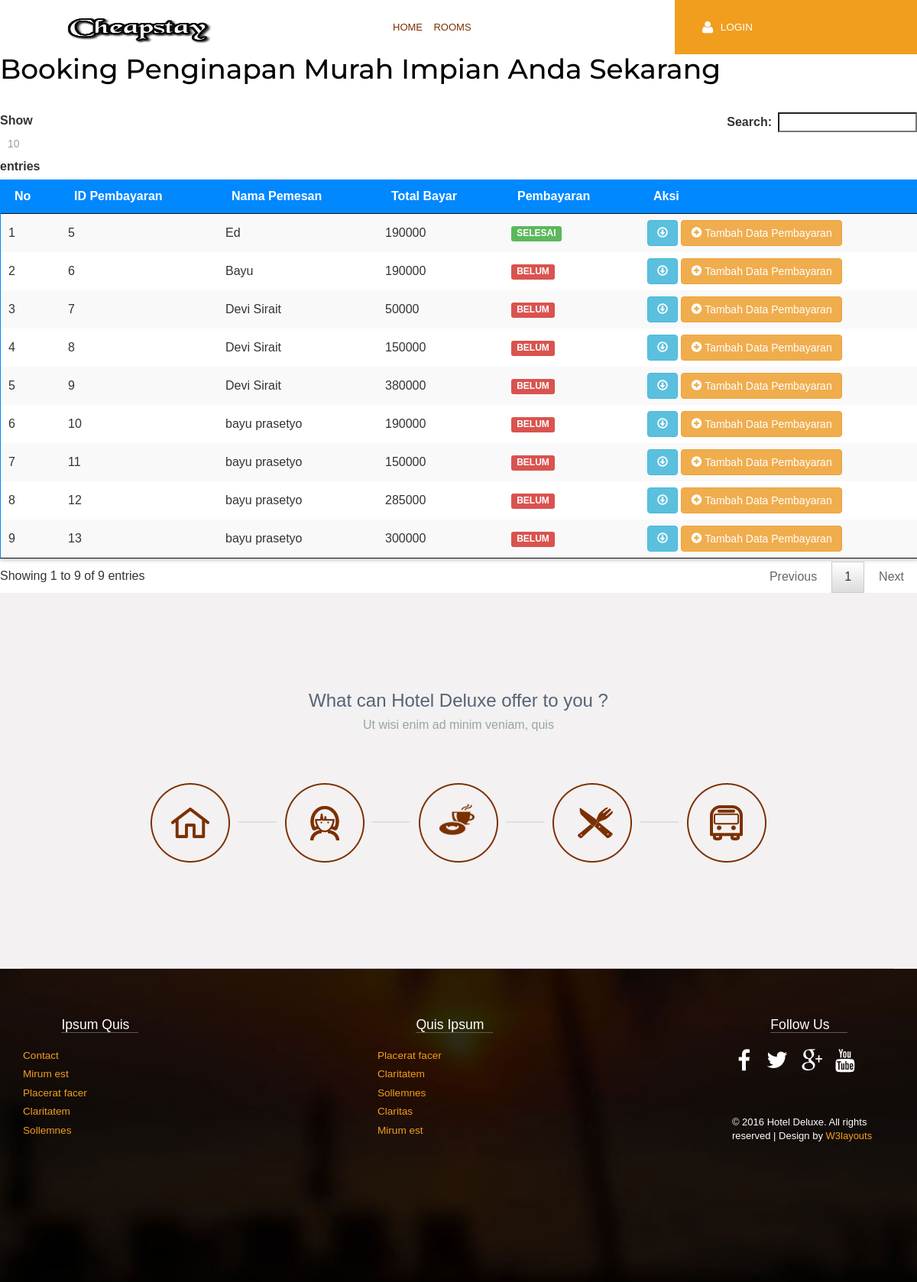
The app's page /daftar_bayar.php with its own data.
### tables this page shows
CREATE TABLE `pemesan` (
  `id` int(5) NOT NULL,
  `nama` varchar(30) NOT NULL,
  `nomor` varchar(15) NOT NULL,
  `email` varchar(30) NOT NULL,
  `permintaan` text NOT NULL,
  `extrabed` int(5) NOT NULL,
  `total` int(20) NOT NULL,
  `terbayar` int(10) NOT NULL,
  `file` varchar(50) NOT NULL,
  `id_user` int(20) NOT NULL,
  `id_hotel` int(10) NOT NULL
);

### daftar_bayar.php (the view, shortened to what this page needs)
<!DOCTYPE HTML>
<html>
<head>
<link href="css/bootstrap.css" rel='stylesheet' type='text/css' />
<link href="css/style.css" rel='stylesheet' type='text/css' />
<link href="css/animate.css" rel='stylesheet' type='text/css' />
<link rel="stylesheet" href="css/jquery.dataTables.min.css">
<link rel="stylesheet" href="css/jquery.dataTables.min.css">
</head>
<body>
<div class="header">
       <div class="col-sm-8 header-left">
           <div class="logo">
            <a href="index.php"><img src="images/logo2.png"style="height: 40px; width: 200px " alt=""/></a>
           </div>
           <div class="menu">
                <ul class="nav" id="nav">
                  <li><a href="index.php">Home</a></li>
                  <li><a href="rooms2.php">Rooms</a></li>
              </ul>
            </div>
              <div class="clearfix"></div>
            </div>
          <?php
          if(isset($_SESSION['is_logged_in'])){
            if($_SESSION['level']==1){
            echo "
              <div class='col-sm-4 header_right'>
                <div id='loginContainer'><a href='#' id='loginButton'><img src='images/login.png'><span>Selamat datang ".$_SESSION['user']."</span></a>
                <a href='logout.php' id='loginButton'><span>Logout</span></a>
               </div>
              <div class='clearfix'></div>
              </div>
            ";}
            else{
              echo "
              <div class='col-sm-4 header_right'>
                <div id='loginContainer'><a href='#' id='loginButton'><img src='images/login.png'><span>Selamat datang ".$_SESSION['admin']."</span></a>
                  <a href='logout.php' id='loginButton'><span>Logout</span></a>
              <div class='clearfix'></div>
              </div>
            ";}
            }
          else{
            echo "
              <div class='col-sm-4 header_right'>
                <div id='loginContainer'><a href='#' id='loginButton'><img src='images/login.png'><span>Login</span></a>
                <div id='loginBox'>
                    <form action='login.php' method='post' id='loginForm'>
                            <fieldset id='body'>
                              <fieldset>
                                      <label for='email'>Username</label>
                                      <input type='text' placeholder='Username' name='username' value='' onfocus='this.value = '';' onblur='if (this.value == '') {this.value = '';}' required=''style='color: black'>
                                </fieldset>
                                <fieldset>
                                        <label for='password'>Password</label>
                                        <input type='password' placeholder='Password'name='password' value='' onfocus='this.value = '';' onblur='if (this.value == '') {this.value = '';}' required=''style='color: black'>
                                 </fieldset>
                                <input type='submit' name = 'login' id='login' value='login'>
                              <label for='checkbox'><input type='checkbox' id='checkbox'> <i>Remember me</i></label>
                          </fieldset>
                             <span><a href='#'>Forgot your password?</a></span>
                    </form>
                  </div>
               </div>
              <div class='clearfix'></div>
              </div>
            ";
          }
          ?>
                      <div class="clearfix"></div>
   </div>
            <h1 style="color: black">Booking Penginapan Murah Impian Anda Sekarang</h1>
            <div class="banner-bottom">
               <table id="datatable" class="stripe">
                  <thead>
                  <th>No</th>
                  <th>ID Pembayaran</th>
                  <th>Nama Pemesan</th>
                  <th>Total Bayar</th>
                  <th>Pembayaran</th>
                  <th>Aksi</th>
                  </thead>
                  <tbody>
                      <?php
                    include 'koneksi.php';
                    $queryselect = "SELECT * FROM pemesan";
                    $resultselect = mysqli_query($konek_db,$queryselect);
                    if (mysqli_num_rows($resultselect)) {
                        $no = 1;
                        while ($row = mysqli_fetch_array($resultselect)) {
                            ?>
                            <tr>
                                <td><?php echo $no; ?> </td>
                                <td><?php echo $row['id']; ?> </td>
                                <td><?php echo $row['nama']; ?> </td>
                                <td><?php echo $row['total']; ?> </td>
                                <td><?php
                                    if ($row['terbayar'] >= $row['total']) {
                                        echo "<span class='label label-success'>SELESAI</span>";
                                    } else {
                                        echo "<span class='label label-danger'>BELUM</span>";
                                    };
                                    ?> </td>
                                <td>
									<a class='btn btn-info' href='images/<?php echo $row['file'] ?>'><i class='glyphicon glyphicon-download'></i></a>
									<a class='btn btn-primary btn-warning' href='tampil_ubah_pembayaran.php?id=<?php echo $row['id'];?>'><i class='glyphicon glyphicon-plus-sign'></i> Tambah Data Pembayaran</a>
								</td>
                            </tr>
                            <?php
                            $no ++;
                        }
                    } else {
                        echo "kosong";
                    }
					?>
                  </tbody>
              </table>
    </div>
   <div class="content_middle">
   	  <div class="container">
   	    <div class="content_middle_box">
   		  <div class="offering">
   		  	  <h2>What can Hotel Deluxe offer to you ?</h2>
   		  	  <h3>Ut wisi enim ad minim veniam, quis</h3>
   		  	  <ul class="icons wow fadeInUp" data-wow-delay="0.4s">
   		  	  	 <li><i class="icon1"> </i><span class="one"> </span></li>
   		  	  	 <li><i class="icon2"> </i><span class="two"> </span></li>
   		  	  	 <li><i class="icon3"> </i><span class="three"> </span></li>
   		  	  	 <li><i class="icon4"> </i><span class="four"> </span></li>
   		  	  	 <li><i class="icon5"> </i></li>
   		  	  </ul>
   		   </div>
   		  </div>
   	  </div>
   </div>
   <div class="footer">
   	<div class="container">
	  <div class="footer_grids">
	     <div class="footer-grid">
			<h4>Ipsum Quis</h4>
			<ul class="list1">
				<li><a href="contact.html">Contact</a></li>
				<li><a href="#">Mirum est</a></li>
				<li><a href="#">Placerat facer</a></li>
				<li><a href="#">Claritatem</a></li>
				<li><a href="#">Sollemnes </a></li>
			</ul>
		  </div>
		  <div class="footer-grid">
			<h4>Quis Ipsum</h4>
			<ul class="list1">
				<li><a href="#">Placerat facer</a></li>
				<li><a href="#">Claritatem</a></li>
				<li><a href="#">Sollemnes </a></li>
				<li><a href="#">Claritas</a></li>
				<li><a href="#">Mirum est</a></li>
			</ul>
		  </div>
		  <div class="footer-grid last_grid">
			<h4>Follow Us</h4>
			<ul class="footer_social wow fadeInLeft" data-wow-delay="0.4s">
			  <li><a href=""> <i class="fb"> </i> </a></li>
			  <li><a href=""><i class="tw"> </i> </a></li>
			  <li><a href=""><i class="google"> </i> </a></li>
			  <li><a href=""><i class="u_tube"> </i> </a></li>
		 	</ul>
		 	<div class="copy wow fadeInRight" data-wow-delay="0.4s">
              <p> &copy; 2016 Hotel Deluxe. All rights reserved | Design by <a href="http://w3layouts.com/">W3layouts</a></p>
	        </div>
		  </div>
		  <div class="clearfix"> </div>
	   </div>
      </div>
   </div>
</body>
</html>

### daftar_bayar.php (style rules this page uses)
* { margin: 0 auto; padding: 0; font-family: Helvetica; box-sizing: border-box; }
table { border:1px solid #0088FF; border-collapse: collapse; box-shadow: 0px 2px 5px silver; }
table thead { background: #0088FF; color: white; border-bottom: 4px solid #006fd0; }
table th,td { padding: 20px; }
table tr:nth-child(2n) { background-color: #ededed; }

### records on screen
pemesan: id "5", nama "Ed", total "190000", terbayar "SELESAI"
pemesan: id "6", nama "Bayu", total "190000", terbayar "BELUM"
pemesan: id "7", nama "Devi Sirait", total "50000", terbayar "BELUM"
pemesan: id "8", nama "Devi Sirait", total "150000", terbayar "BELUM"
pemesan: id "9", nama "Devi Sirait", total "380000", terbayar "BELUM"
pemesan: id "10", nama "bayu prasetyo", total "190000", terbayar "BELUM"
pemesan: id "11", nama "bayu prasetyo", total "150000", terbayar "BELUM"
pemesan: id "12", nama "bayu prasetyo", total "285000", terbayar "BELUM"
pemesan: id "13", nama "bayu prasetyo", total "300000", terbayar "BELUM"
